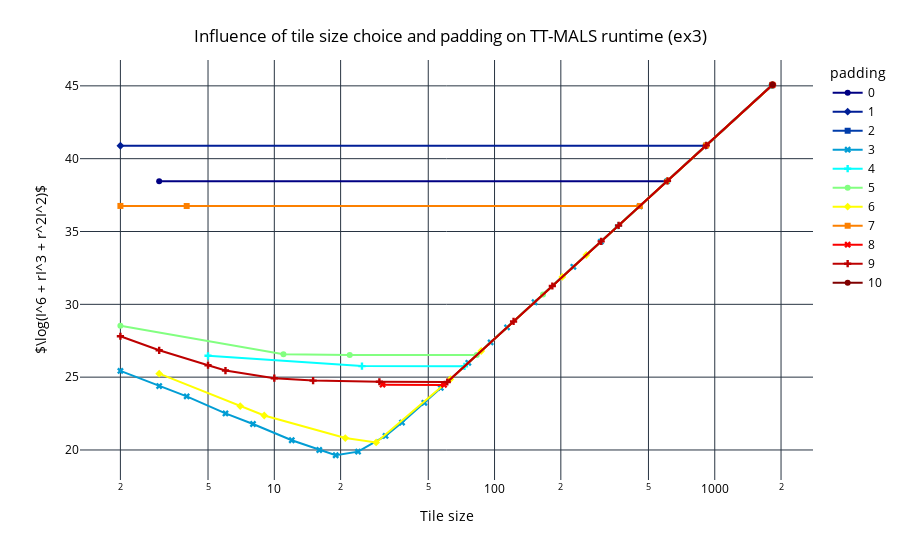

Notebook source saved alongside this figure:
### Markdown cell above
Explore effects of padding

### Code cell
# show different cases: when it helps and when it cannot improve the situation
line_plot_padding_tile_size_tt_mals_runtime_per_matrix(padding_df, "ex3")

### Figure 1 — Plotly figure (JSON) as saved in the notebook; plotly's stock layout.template omitted (floating-point values rounded to 4 significant figures)
{"data": [{"hovertemplate": "padding=0<br>Tile size=%{x}<br>log_obj_func=%{y}<extra></extra>", "legendgroup": "0", "line": {"color": "rgb(0, 0, 131)", "dash": "solid"}, "marker": {"symbol": "circle"}, "mode": "lines+markers", "name": "0", "orientation": "v", "showlegend": true, "x": [3.0, 607.0, 1821.0], "xaxis": "x", "y": [38.45, 38.45, 45.04], "yaxis": "y", "type": "scatter"}, {"hovertemplate": "padding=1<br>Tile size=%{x}<br>log_obj_func=%{y}<extra></extra>", "legendgroup": "1", "line": {"color": "rgb(0, 30, 150)", "dash": "solid"}, "marker": {"symbol": "diamond"}, "mode": "lines+markers", "name": "1", "orientation": "v", "showlegend": true, "x": [2.0, 911.0, 1822.0], "xaxis": "x", "y": [40.89, 40.89, 45.05], "yaxis": "y", "type": "scatter"}, {"hovertemplate": "padding=2<br>Tile size=%{x}<br>log_obj_func=%{y}<extra></extra>", "legendgroup": "2", "line": {"color": "rgb(0, 60, 170)", "dash": "solid"}, "marker": {"symbol": "square"}, "mode": "lines+markers", "name": "2", "orientation": "v", "showlegend": true, "x": [1823.0], "xaxis": "x", "y": [45.05], "yaxis": "y", "type": "scatter"}, {"hovertemplate": "padding=3<br>Tile size=%{x}<br>log_obj_func=%{y}<extra></extra>", "legendgroup": "3", "line": {"color": "rgb(2, 157, 212)", "dash": "solid"}, "marker": {"symbol": "x"}, "mode": "lines+markers", "name": "3", "orientation": "v", "showlegend": true, "x": [2.0, 3.0, 4.0, 6.0, 8.0, 12.0, 16.0, 19.0, 24.0, 32.0, 38.0, 48.0, 57.0, 76.0, 96.0, 114.0, 152.0, 228.0, 304.0, 456.0, 608.0, 912.0, 1824.0], "xaxis": "x", "y": [25.43, 24.39, 23.68, 22.51, 21.78, 20.67, 20.0, 19.64, 19.89, 20.97, 21.88, 23.24, 24.26, 25.99, 27.39, 28.42, 30.14, 32.58, 34.3, 36.73, 38.46, 40.89, 45.05], "yaxis": "y", "type": "scatter"}, {"hovertemplate": "padding=4<br>Tile size=%{x}<br>log_obj_func=%{y}<extra></extra>", "legendgroup": "4", "line": {"color": "rgb(5, 255, 255)", "dash": "solid"}, "marker": {"symbol": "cross"}, "mode": "lines+markers", "name": "4", "orientation": "v", "showlegend": true, "x": [5.0, 25.0, 73.0, 365.0, 1825.0], "xaxis": "x", "y": [26.47, 25.76, 25.74, 35.4, 45.06], "yaxis": "y", "type": "scatter"}, {"hovertemplate": "padding=5<br>Tile size=%{x}<br>log_obj_func=%{y}<extra></extra>", "legendgroup": "5", "line": {"color": "rgb(130, 255, 128)", "dash": "solid"}, "marker": {"symbol": "circle"}, "mode": "lines+markers", "name": "5", "orientation": "v", "showlegend": true, "x": [2.0, 11.0, 22.0, 83.0, 166.0, 913.0, 1826.0], "xaxis": "x", "y": [28.53, 26.58, 26.52, 26.51, 30.67, 40.9, 45.06], "yaxis": "y", "type": "scatter"}, {"hovertemplate": "padding=6<br>Tile size=%{x}<br>log_obj_func=%{y}<extra></extra>", "legendgroup": "6", "line": {"color": "rgb(255, 255, 0)", "dash": "solid"}, "marker": {"symbol": "diamond"}, "mode": "lines+markers", "name": "6", "orientation": "v", "showlegend": true, "x": [3.0, 7.0, 9.0, 21.0, 29.0, 63.0, 87.0, 203.0, 261.0, 609.0, 1827.0], "xaxis": "x", "y": [25.24, 23.01, 22.37, 20.82, 20.52, 24.86, 26.8, 31.88, 33.39, 38.47, 45.06], "yaxis": "y", "type": "scatter"}, {"hovertemplate": "padding=7<br>Tile size=%{x}<br>log_obj_func=%{y}<extra></extra>", "legendgroup": "7", "line": {"color": "rgb(252, 128, 0)", "dash": "solid"}, "marker": {"symbol": "square"}, "mode": "lines+markers", "name": "7", "orientation": "v", "showlegend": true, "x": [2.0, 4.0, 457.0, 914.0, 1828.0], "xaxis": "x", "y": [36.76, 36.75, 36.75, 40.91, 45.07], "yaxis": "y", "type": "scatter"}, {"hovertemplate": "padding=8<br>Tile size=%{x}<br>log_obj_func=%{y}<extra></extra>", "legendgroup": "8", "line": {"color": "rgb(250, 0, 0)", "dash": "solid"}, "marker": {"symbol": "x"}, "mode": "lines+markers", "name": "8", "orientation": "v", "showlegend": true, "x": [31.0, 59.0, 1829.0], "xaxis": "x", "y": [24.48, 24.47, 45.07], "yaxis": "y", "type": "scatter"}, {"hovertemplate": "padding=9<br>Tile size=%{x}<br>log_obj_func=%{y}<extra></extra>", "legendgroup": "9", "line": {"color": "rgb(189, 0, 0)", "dash": "solid"}, "marker": {"symbol": "cross"}, "mode": "lines+markers", "name": "9", "orientation": "v", "showlegend": true, "x": [2.0, 3.0, 5.0, 6.0, 10.0, 15.0, 30.0, 61.0, 122.0, 183.0, 305.0, 366.0, 610.0, 915.0, 1830.0], "xaxis": "x", "y": [27.81, 26.84, 25.82, 25.45, 24.93, 24.76, 24.68, 24.67, 28.82, 31.26, 34.32, 35.42, 38.48, 40.91, 45.07], "yaxis": "y", "type": "scatter"}, {"hovertemplate": "padding=10<br>Tile size=%{x}<br>log_obj_func=%{y}<extra></extra>", "legendgroup": "10", "line": {"color": "rgb(128, 0, 0)", "dash": "solid"}, "marker": {"symbol": "circle"}, "mode": "lines+markers", "name": "10", "orientation": "v", "showlegend": true, "x": [1831.0], "xaxis": "x", "y": [45.08], "yaxis": "y", "type": "scatter"}], "layout": {"xaxis": {"anchor": "y", "domain": [0.0, 1.0], "title": {"text": "Tile size"}, "type": "log"}, "yaxis": {"anchor": "x", "domain": [0.0, 1.0], "title": {"text": "$\\log(I^6 + rI^3 + r^2I^2)$"}}, "legend": {"title": {"text": "padding"}, "tracegroupgap": 0}, "margin": {"t": 60}, "title": {"text": "Influence of tile size choice and padding on TT-MALS runtime (ex3)", "x": 0.5, "xanchor": "center", "yanchor": "top"}, "font": {"color": "black"}, "plot_bgcolor": "white", "paper_bgcolor": "white"}}
